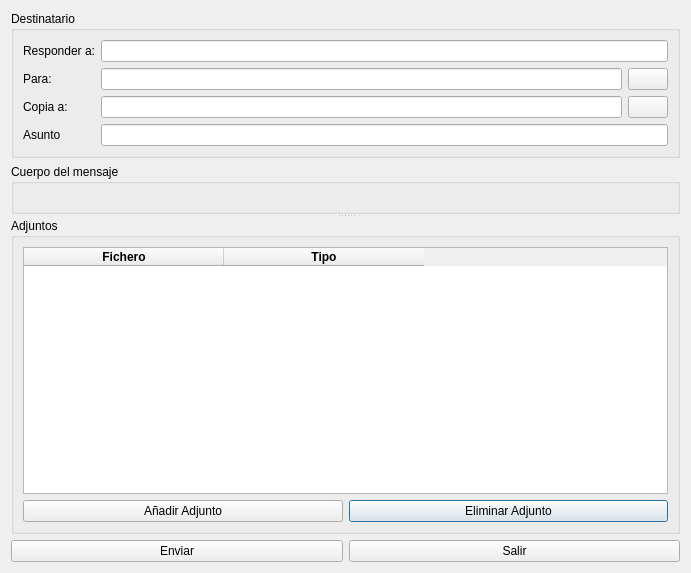
<?xml version="1.0" encoding="UTF-8"?>
<ui version="4.0">
 <class>SendEmailDlg</class>
 <widget class="QDialog" name="SendEmailDlg">
  <property name="geometry">
   <rect>
    <x>0</x>
    <y>0</y>
    <width>691</width>
    <height>573</height>
   </rect>
  </property>
  <property name="windowTitle">
   <string>Envio de correo electrónico</string>
  </property>
  <layout class="QGridLayout" name="gridLayout_2">
   <item row="0" column="0" colspan="2">
    <widget class="QGroupBox" name="gbMain">
     <property name="title">
      <string>Destinatario</string>
     </property>
     <layout class="QGridLayout" name="gridLayout">
      <item row="0" column="0">
       <widget class="QLabel" name="label">
        <property name="text">
         <string>Responder a:</string>
        </property>
       </widget>
      </item>
      <item row="0" column="2" colspan="2">
       <widget class="QLineEdit" name="txtFrom"/>
      </item>
      <item row="1" column="0">
       <widget class="QLabel" name="lblTo">
        <property name="text">
         <string>Para:</string>
        </property>
       </widget>
      </item>
      <item row="1" column="3">
       <widget class="QPushButton" name="pbContacts">
        <property name="focusPolicy">
         <enum>Qt::NoFocus</enum>
        </property>
        <property name="toolTip">
         <string>Agenda de contactos</string>
        </property>
        <property name="statusTip">
         <string>Agenda de contactos</string>
        </property>
        <property name="whatsThis">
         <string>Agenda de contactos</string>
        </property>
        <property name="text">
         <string/>
        </property>
        <property name="icon">
         <iconset resource="../resources/resources.qrc">
          <normaloff>:/generales/images/addressbook.png</normaloff>:/generales/images/addressbook.png</iconset>
        </property>
        <property name="shortcut">
         <string>Alt+C</string>
        </property>
        <property name="checkable">
         <bool>true</bool>
        </property>
       </widget>
      </item>
      <item row="2" column="0">
       <widget class="QLabel" name="label_3">
        <property name="text">
         <string>Copia a:</string>
        </property>
       </widget>
      </item>
      <item row="2" column="2">
       <widget class="QLineEdit" name="txtCopy"/>
      </item>
      <item row="2" column="3">
       <widget class="QPushButton" name="pbCopyContacts">
        <property name="focusPolicy">
         <enum>Qt::NoFocus</enum>
        </property>
        <property name="toolTip">
         <string>Agenda de contactos</string>
        </property>
        <property name="statusTip">
         <string>Agenda de contactos</string>
        </property>
        <property name="whatsThis">
         <string>Agenda de contactos</string>
        </property>
        <property name="text">
         <string/>
        </property>
        <property name="icon">
         <iconset resource="../resources/resources.qrc">
          <normaloff>:/generales/images/addressbook.png</normaloff>:/generales/images/addressbook.png</iconset>
        </property>
        <property name="checkable">
         <bool>true</bool>
        </property>
       </widget>
      </item>
      <item row="3" column="0">
       <widget class="QLabel" name="label_5">
        <property name="text">
         <string>Asunto</string>
        </property>
       </widget>
      </item>
      <item row="3" column="2" colspan="2">
       <widget class="QLineEdit" name="txtSubject"/>
      </item>
      <item row="1" column="2">
       <widget class="QLineEdit" name="txtTo"/>
      </item>
     </layout>
    </widget>
   </item>
   <item row="1" column="0" colspan="2">
    <widget class="QSplitter" name="splitter">
     <property name="orientation">
      <enum>Qt::Vertical</enum>
     </property>
     <widget class="QGroupBox" name="gbBody">
      <property name="sizePolicy">
       <sizepolicy hsizetype="Preferred" vsizetype="Minimum">
        <horstretch>0</horstretch>
        <verstretch>0</verstretch>
       </sizepolicy>
      </property>
      <property name="title">
       <string>Cuerpo del mensaje</string>
      </property>
      <layout class="QVBoxLayout" name="verticalLayout">
       <item>
        <widget class="QwwRichTextEdit" name="htmlEditor" native="true">
         <property name="sizePolicy">
          <sizepolicy hsizetype="Preferred" vsizetype="Minimum">
           <horstretch>0</horstretch>
           <verstretch>0</verstretch>
          </sizepolicy>
         </property>
         <property name="focusPolicy">
          <enum>Qt::StrongFocus</enum>
         </property>
        </widget>
       </item>
      </layout>
     </widget>
     <widget class="QGroupBox" name="gbAttach">
      <property name="sizePolicy">
       <sizepolicy hsizetype="Preferred" vsizetype="Maximum">
        <horstretch>0</horstretch>
        <verstretch>0</verstretch>
       </sizepolicy>
      </property>
      <property name="title">
       <string>Adjuntos</string>
      </property>
      <layout class="QGridLayout" name="gridLayout_3">
       <item row="1" column="1">
        <widget class="QPushButton" name="pbRemoveAttachment">
         <property name="text">
          <string>Eliminar Adjunto</string>
         </property>
         <property name="icon">
          <iconset resource="../resources/resources.qrc">
           <normaloff>:/generales/images/edit_remove.png</normaloff>:/generales/images/edit_remove.png</iconset>
         </property>
        </widget>
       </item>
       <item row="1" column="0">
        <widget class="QPushButton" name="pbAddAttachment">
         <property name="text">
          <string>Añadir Adjunto</string>
         </property>
         <property name="icon">
          <iconset resource="../resources/resources.qrc">
           <normaloff>:/generales/images/edit_add.png</normaloff>:/generales/images/edit_add.png</iconset>
         </property>
        </widget>
       </item>
       <item row="0" column="0" colspan="2">
        <widget class="QTableWidget" name="tableWidget">
         <property name="contextMenuPolicy">
          <enum>Qt::CustomContextMenu</enum>
         </property>
         <property name="editTriggers">
          <set>QAbstractItemView::NoEditTriggers</set>
         </property>
         <property name="dragEnabled">
          <bool>true</bool>
         </property>
         <property name="dragDropMode">
          <enum>QAbstractItemView::DragDrop</enum>
         </property>
         <property name="alternatingRowColors">
          <bool>true</bool>
         </property>
         <property name="selectionMode">
          <enum>QAbstractItemView::SingleSelection</enum>
         </property>
         <property name="selectionBehavior">
          <enum>QAbstractItemView::SelectRows</enum>
         </property>
         <attribute name="horizontalHeaderDefaultSectionSize">
          <number>200</number>
         </attribute>
         <attribute name="horizontalHeaderMinimumSectionSize">
          <number>50</number>
         </attribute>
         <column>
          <property name="text">
           <string>Fichero</string>
          </property>
          <property name="font">
           <font>
            <weight>75</weight>
            <bold>true</bold>
           </font>
          </property>
         </column>
         <column>
          <property name="text">
           <string>Tipo</string>
          </property>
          <property name="font">
           <font>
            <weight>75</weight>
            <bold>true</bold>
           </font>
          </property>
         </column>
        </widget>
       </item>
      </layout>
     </widget>
    </widget>
   </item>
   <item row="2" column="0">
    <widget class="QPushButton" name="pbSend">
     <property name="text">
      <string>Enviar</string>
     </property>
     <property name="icon">
      <iconset resource="../resources/resources.qrc">
       <normaloff>:/generales/images/email.png</normaloff>:/generales/images/email.png</iconset>
     </property>
    </widget>
   </item>
   <item row="2" column="1">
    <widget class="QPushButton" name="pbClose">
     <property name="text">
      <string>Salir</string>
     </property>
     <property name="icon">
      <iconset resource="../resources/resources.qrc">
       <normaloff>:/generales/images/close.png</normaloff>:/generales/images/close.png</iconset>
     </property>
    </widget>
   </item>
  </layout>
 </widget>
 <customwidgets>
  <customwidget>
   <class>QwwRichTextEdit</class>
   <extends>QWidget</extends>
   <header>qwwrichtextedit.h</header>
   <container>1</container>
  </customwidget>
 </customwidgets>
 <tabstops>
  <tabstop>txtTo</tabstop>
  <tabstop>txtCopy</tabstop>
  <tabstop>txtSubject</tabstop>
  <tabstop>htmlEditor</tabstop>
  <tabstop>tableWidget</tabstop>
  <tabstop>pbAddAttachment</tabstop>
  <tabstop>pbRemoveAttachment</tabstop>
  <tabstop>pbSend</tabstop>
  <tabstop>pbClose</tabstop>
  <tabstop>txtFrom</tabstop>
 </tabstops>
 <resources>
  <include location="../resources/resources.qrc"/>
  <include location="../resources/resources.qrc"/>
  <include location="../resources/resources.qrc"/>
 </resources>
 <connections/>
</ui>
